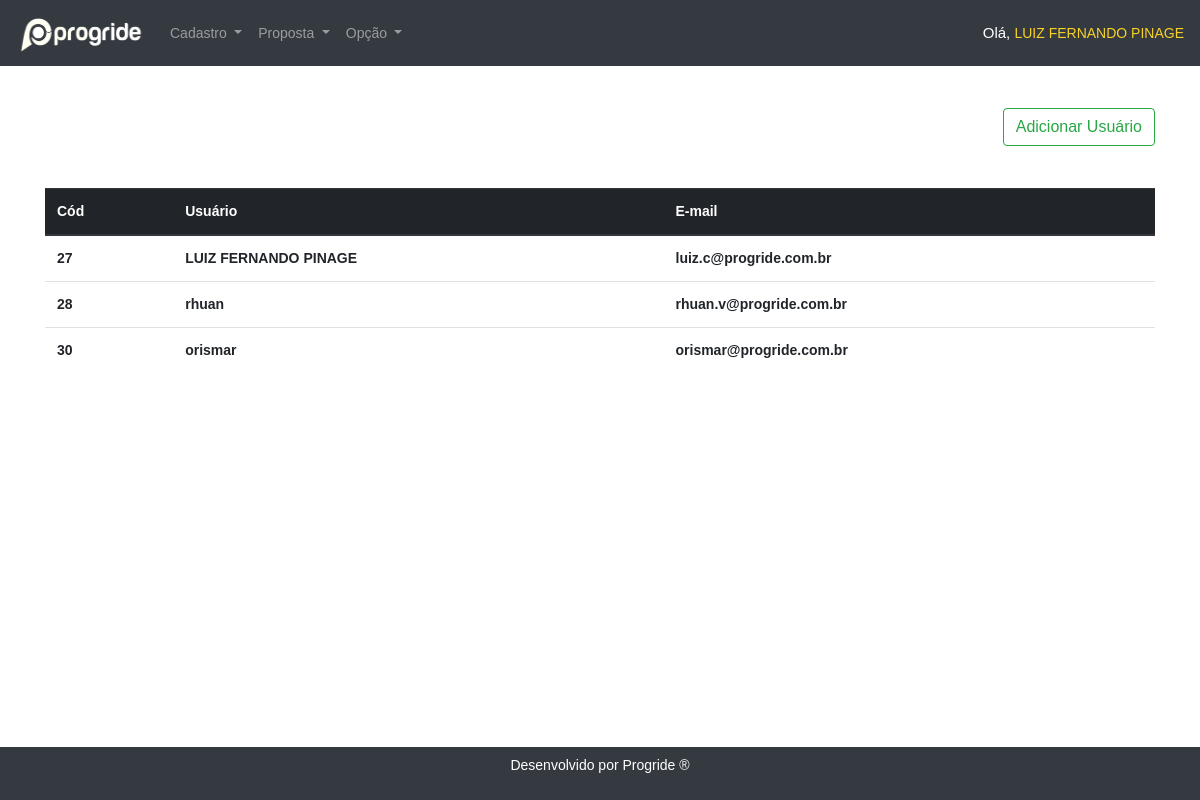
/php/painel.php?page=usuario/ (signed in), run on the app's committed database.
### tables this page shows
CREATE TABLE `crm_usu` (
  `CRM_USU_ID` int(11) NOT NULL,
  `CRM_USU_NOMERED` varchar(20) DEFAULT NULL,
  `CRM_USU_SENHA` varchar(64) DEFAULT NULL,
  `CRM_USU_ADMINISTRADOR` varchar(20) DEFAULT NULL,
  `CRM_USU_TIPEXPIRACAO` varchar(1) DEFAULT NULL,
  `CRM_USU_DIAEXPIRACAO` int(11) DEFAULT NULL,
  `CRM_USU_IMAGEM` blob DEFAULT NULL,
  `CRM_USU_FOTO` blob DEFAULT NULL,
  `CRM_USU_NOME` varchar(100) DEFAULT NULL,
  `CRM_USU_EMAIL` varchar(120) DEFAULT NULL,
  `CRM_USU_DIGITAL` bigint(20) DEFAULT NULL,
  `CRM_USU_INICIOEXPIRACAO` datetime DEFAULT NULL,
  `CRM_USU_CONTROLE` varchar(100) DEFAULT NULL
);

### conection/conection.php (called while the page is built)
<?php
class ConnectFactory{
    public static function getConection(){
        $host = "mysql:host=localhost;dbname=crm";
        $root = "root";
        $senha = "";
    try {
        $con = new PDO($host,$root, $senha);
    } catch (PDOException $exc) {
        echo                      "<br><br><br><br>".$exc->getMessage();
    }
        return $con;
    }
}
?>

### dao/DAO.php (called while the page is built)
<?php
include_once "../conection/conection.php";
abstract class Dao{
    public function __construct()
    {
        $this->con = ConnectFactory :: getConection();
    }
    }
?>

### dao/UsuarioDao.php (called while the page is built, shortened)
<?php
include_once "../conection/conection.php";
include_once "../dao/DAO.php";
include_once "../class/classUsuario.php";
class UsuarioDao extends Dao
{
    public function listaUsuario(){
        $sql = "SELECT * FROM `crm_usu`";
        $select = $this->con->prepare($sql);
        $select->execute();
        $array = array();
        while($row = $select->fetch(PDO::FETCH_ASSOC)){
            $ClassUsuario = new ClassUsuario();
            $ClassUsuario->setID($row['CRM_USU_ID']);
            $ClassUsuario->setNome($row['CRM_USU_NOMERED']);
            $ClassUsuario->setEmail($row['CRM_USU_EMAIL']);
            $array[] = $ClassUsuario;
        }
        return $array;
    }
}

### class/classUsuario.php (called while the page is built, shortened)
<?php
class ClassUsuario
{
    private $ID;
    private $nome;
    private $email;
    public function setID($ID)
    {
        $this->ID = $ID;
    }
    public function getID()
    {
        return $this->ID;
    }
    public function setNome($nome)
    {
        $this->nome = $nome;
    }
    public function getNome()
    {
        return $this->nome;
    }
    public function setEmail($email)
    {
        $this->email = $email;
    }
    public function getEmail()
    {
        return $this->email;
    }
}
?>

### php/usuario.php (the view)
<?php
include_once "../dao/UsuarioDao.php";
$usuario = new UsuarioDao();
$dados = $usuario->listaUsuario();
?>
<link href='../css/table.css' rel='stylesheet' />
<br><br>
<div class="text-right">
<a class="btn btn-outline-success" href="?page=add/usuario/">Adicionar Usuário</a>
</div>
<br><br>
<table class="table">
    <thead class="thead-dark">
        <tr>
            <th scope="col">Cód</th>
            <th scope="col">Usuário</th>
            <th scope="col">E-mail</th>
        </tr>
    </thead>
    <tbody>
        <?php
        foreach ($dados as $dados) {
        ?>
            <tr>
                <th scope="col"><?php echo $dados->getID(); ?></th>
                <th scope="col"><?php echo $dados->getNome(); ?></th>
                <th scope="col"><?php echo $dados->getEmail(); ?></th>
            </tr>
        <?php
        }
        ?>
    </tbody>
</table>

### css/main.css (style rules this page uses)
:root { --fc-daygrid-event-dot-width: 8px; }
:root { --fc-list-event-dot-width: 10px; --fc-list-event-hover-bg-color: #f5f5f5; }

### css/css.css (style rules this page uses)
body { margin: 0; padding: 0; font-family: Arial, Helvetica Neue, Helvetica, sans-serif; font-size: 14px; }

### css/table.css (style rules this page uses)
table { max-width: 100%; overflow: scroll; }

### data on the page
crm_usu: CRM_USU_ID "27", CRM_USU_NOMERED "LUIZ FERNANDO PINAGE", CRM_USU_EMAIL "luiz.c@progride.com.br"
crm_usu: CRM_USU_ID "28", CRM_USU_NOMERED "rhuan", CRM_USU_EMAIL "rhuan.v@progride.com.br"
crm_usu: CRM_USU_ID "30", CRM_USU_NOMERED "orismar", CRM_USU_EMAIL "orismar@progride.com.br"

### other printed values
$_SESSION['user']['nome'] "LUIZ FERNANDO PINAGE"
